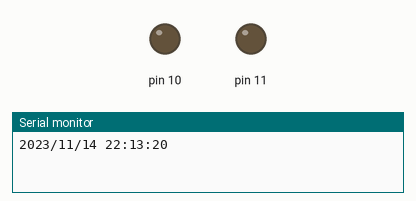
The sketch below on a simulated Arduino Uno, built with avr-gcc and run on an emulated ATmega328P. Shown: output pins drawn as LEDs (lit = HIGH), the last lines printed to the serial monitor. The local clock reads 2024-03-15 10:24:30 at power-on unless the sketch sets it.

Above: at 0.1 s.
At 71.2 s:
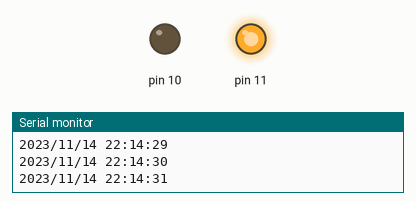
At 101.3 s:
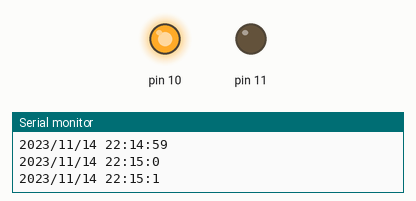
Timing chart, 0 to 102.8 s (numbered marks = the images above):
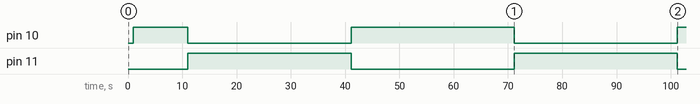

Measured:
- by itself, pin 10: goes HIGH 10.0 s, LOW 30.1 s, HIGH 30.1 s, LOW 30.1 s, then HIGH
- by itself, pin 11: alternates HIGH for 30.1 s and LOW for 30.1 s

The sketch:

prototipo__irrigacao_v2.ino
```cpp
#include <Wire.h>
#include <RTClib.h>

RTC_DS3231 rtc;

// default state is open (normally closed valves, so no energy is necessary to keep
// the valves closed, but it will be necessary to keep them open)
bool open_valve = false;

void setup () {
  pinMode(10, OUTPUT);
  pinMode(11, OUTPUT);

  Serial.begin(9600); // inicializa comunicação serial

  if (!rtc.begin()) {
    Serial.println("Couldn't find RTC");
    while (1);
  }else{
    rtc.adjust(DateTime(F(__DATE__), F(__TIME__)));
  }

  if (rtc.lostPower()) {
    Serial.println("RTC lost power, let's set the time!");
    // The following line sets the RTC to the date & time this sketch was compiled
    rtc.adjust(DateTime(F(__DATE__), F(__TIME__)));
    // Uncomment the next line to set the date and time manually
    // rtc.adjust(DateTime(2024, 6, 17, 16, 39, 0)); // Year, Month, Day, Hour, Minute, Second
  }

  // start system with both valves closed
  digitalWrite(10, open_valve);
  digitalWrite(11, open_valve);
}

void loop () {

  DateTime now = rtc.now();

  // only for development purposes, delete when releasing a stable version
  Serial.print(now.year(), DEC);
  Serial.print('/');
  Serial.print(now.month(), DEC);
  Serial.print('/');
  Serial.print(now.day(), DEC);
  Serial.print(" ");
  Serial.print(now.hour(), DEC);
  Serial.print(':');
  Serial.print(now.minute(), DEC);
  Serial.print(':');
  Serial.print(now.second(), DEC);
  Serial.println();

  delay(1000);

  // open grass valve for 45min
//  if (now.hour() == 17 && now.minute() >= 00 && now.minute() < 45){
  if (now.second() >= 30){
    digitalWrite(11, !open_valve); // open_valve becomes True
//    digitalWrite(10, open_valve);
  } else {
    digitalWrite(11, open_valve);
  }

//  // open garden valve for 15min
//  if (now.hour() == 17 && now.minute() >= 45 && now.minute() <= 59){
  if (now.second() >= 0 && now.second() < 30){
    digitalWrite(10, !open_valve); // open_valve becomes True
//    digitalWrite(11, open_valve);
  } else {
    digitalWrite(10, open_valve);
  }
}
```
